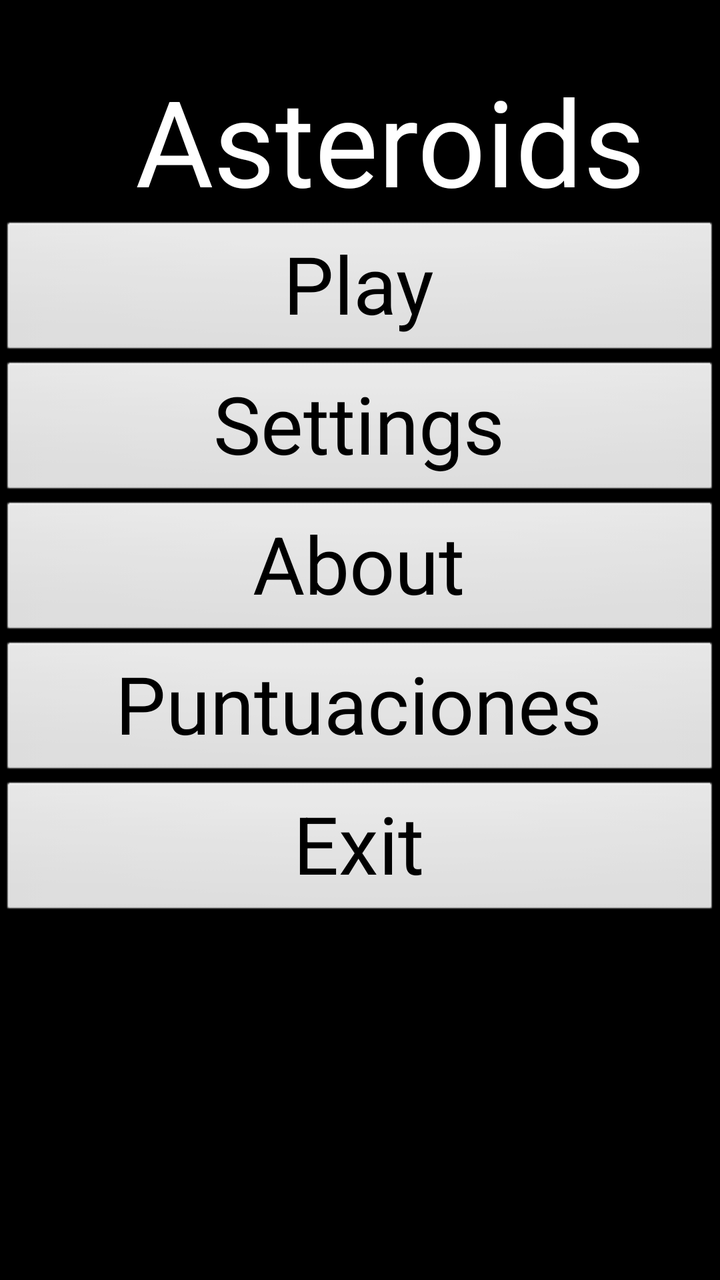
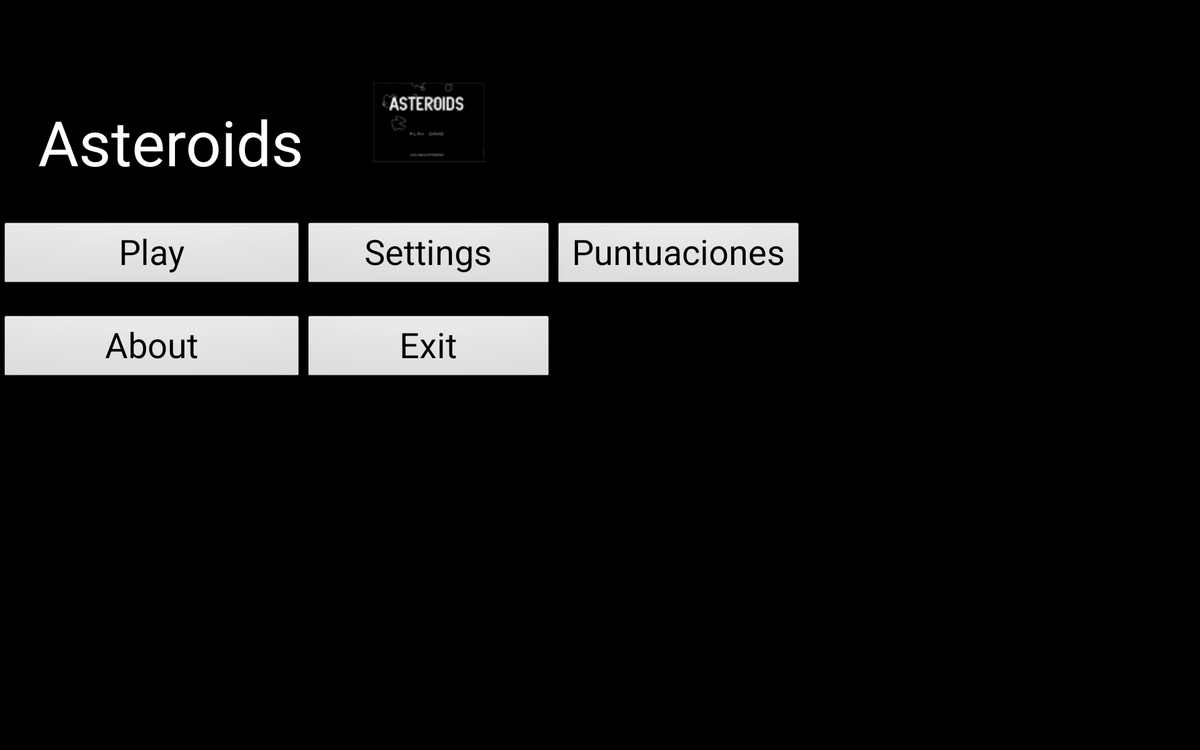

Compare how this app lays out the same screen by default and in its alternative resource folder. The renders come first, then the two layout files and the values they reference.
<!-- AndroidManifest.xml: application theme TemaAsteroides -->
<!-- res/layout/activity_asteroides.xml -->
<LinearLayout xmlns:android="http://schemas.android.com/apk/res/android"
    xmlns:tools="http://schemas.android.com/tools"
    android:id="@+id/LinearLayout1"
    android:layout_width="match_parent"
    android:layout_height="match_parent"
    android:background="#000000"
    android:orientation="vertical"
    tools:context=".Asteroides" >

    <TextView
        style="@style/TextoAsteroides"
        android:paddingLeft="30dp"
        android:text="@string/app_name" />

    <Button
        android:id="@+id/button1"
        style="@style/TextoAsteroides.Botones"
        android:layout_width="match_parent"
        android:layout_height="wrap_content"
        android:layout_gravity="center"
        android:text="@string/jugar"
        android:onClick="lanzarJuego" />

    <Button
        android:id="@+id/button2"
        style="@style/TextoAsteroides.Botones"
        android:layout_width="match_parent"
        android:layout_height="wrap_content"
        android:layout_gravity="center"
        android:text="@string/configurar" 
        android:onClick="lanzarPreferencias"/>

    <Button
        android:id="@+id/button3"
        style="@style/TextoAsteroides.Botones"
        android:layout_width="match_parent"
        android:layout_height="wrap_content"
        android:layout_gravity="center"
        android:onClick="lanzarAcercaDe"
        android:text="@string/acerca_de" />

	<Button
	    android:id="@+id/button4"
	    style="@style/TextoAsteroides.Botones"
	    android:layout_width="match_parent"
	    android:layout_height="wrap_content"
	    android:layout_gravity="center"
	    android:onClick="lanzarPuntuaciones"
	    android:text="@string/highest_scores" />

    <Button
        android:id="@+id/button5"
        style="@style/TextoAsteroides.Botones"
        android:layout_width="match_parent"
        android:layout_height="wrap_content"
        android:layout_gravity="center"
        android:onClick="salir"
        android:text="@string/salir" />

</LinearLayout>
<!-- resources referenced by this layout -->
<resources>
  <string name="acerca_de">About</string>
  <string name="app_name">Asteroids</string>
  <string name="configurar">Settings</string>
  <string name="highest_scores">Puntuaciones</string>
  <string name="jugar">Play</string>
  <string name="salir">Exit</string>
  <style name="TextoAsteroides">
         <item name="android:textAlignment">center</item>
         <item name="android:layout_marginTop">30dp</item>
         <item name="android:layout_width">match_parent</item>
         <item name="android:layout_height">wrap_content</item>
         <item name="android:textColor">#FFFFFF</item>
         <item name="android:textSize">60sp</item>
     </style>
  <style name="TextoAsteroides.Botones" parent="@android:style/TextAppearance.Medium">
       <item name="android:textSize">40sp</item>
       <item name="android:width">200dp</item>
       <item name="android:textColor">#000000</item>
       <item name="android:gravity">center_vertical|center_horizontal</item>
       <item name="android:paddingTop">5sp</item>
     </style>
  <style name="TemaAsteroides" parent="@android:style/Theme.NoTitleBar.Fullscreen">
         
     </style>
</resources>
<!-- res/layout-large-land/activity_asteroides.xml (the repository's variant of the layout above) -->
<!-- drawn on a 7-inch tablet turned sideways -->
<TableLayout xmlns:android="http://schemas.android.com/apk/res/android"
    xmlns:tools="http://schemas.android.com/tools"
    android:id="@+id/TableLayout1"
    android:layout_width="fill_parent"
    android:layout_height="fill_parent"
    android:background="#000000"
    tools:context=".Asteroides" >

    <TableRow
        android:id="@+id/tableRow1"
        android:layout_width="match_parent"
        android:layout_height="wrap_content"
        android:paddingTop="50dp" >

        <TextView
            style="@style/TextoAsteroides"
            android:paddingLeft="30dp"
            android:text="@string/app_name"
            android:textSize="50sp" />

        <ImageView
            android:id="@+id/imageView1"
            android:layout_width="wrap_content"
            android:layout_height="match_parent"
            android:src="@drawable/ic_launcher" />

    </TableRow>

    <TableRow
        android:id="@+id/tableRow2"
        android:layout_width="match_parent"
        android:layout_height="wrap_content"
        android:layout_gravity="center_vertical"
        android:paddingTop="30dp" >

        <Button
            android:id="@+id/button1"
            style="@style/TextoAsteroides.BotonesHorizontal"
            android:layout_width="wrap_content"
            android:layout_height="wrap_content"
            android:text="@string/jugar" />

        <Button
            android:id="@+id/button2"
            style="@style/TextoAsteroides.BotonesHorizontal"
            android:layout_width="match_parent"
            android:layout_height="wrap_content"
            android:layout_gravity="center"
            android:onClick="lanzarPreferencias"
            android:text="@string/configurar" />

        <Button
            android:id="@+id/button4"
            style="@style/TextoAsteroides.BotonesHorizontal"
            android:layout_width="match_parent"
            android:layout_height="wrap_content"
            android:onClick="lanzarPuntuaciones"
            android:text="@string/highest_scores" />

    </TableRow>

    <TableRow
        android:id="@+id/tableRow4"
        android:layout_width="match_parent"
        android:layout_height="wrap_content"
        android:paddingTop="20dp" >

        <Button
            android:id="@+id/button3"
            style="@style/TextoAsteroides.BotonesHorizontal"
            android:layout_width="wrap_content"
            android:layout_height="wrap_content"
            android:onClick="lanzarAcercaDe"
            android:text="@string/acerca_de" />

        <Button
            android:id="@+id/button5"
            style="@style/TextoAsteroides.BotonesHorizontal"
            android:layout_width="match_parent"
            android:layout_height="match_parent"
            android:layout_gravity="center"
            android:onClick="salir"
            android:text="@string/salir" />

    </TableRow>

</TableLayout>
<!-- resources referenced by the variant -->
<!-- as a 7-inch tablet turned sideways resolves them -->
<resources>
  <!-- drawable ic_launcher: png bitmap (drawable-hdpi, 2035 bytes) -->
  <string name="acerca_de">About</string>
  <string name="app_name">Asteroids</string>
  <string name="configurar">Settings</string>
  <string name="highest_scores">Puntuaciones</string>
  <string name="jugar">Play</string>
  <string name="salir">Exit</string>
  <style name="TextoAsteroides">
         <item name="android:textAlignment">center</item>
         <item name="android:layout_marginTop">30dp</item>
         <item name="android:layout_width">match_parent</item>
         <item name="android:layout_height">wrap_content</item>
         <item name="android:textColor">#FFFFFF</item>
         <item name="android:textSize">60sp</item>
     </style>
  <style name="TextoAsteroides.BotonesHorizontal" parent="@android:style/TextAppearance.Medium">
       <item name="android:textSize">28sp</item>
       <item name="android:width">200dp</item>
       <item name="android:textColor">#000000</item>
       <item name="android:gravity">center_vertical|center_horizontal</item>
       <item name="android:paddingTop">5sp</item>
     </style>
  <style name="TemaAsteroides" parent="@android:style/Theme.NoTitleBar.Fullscreen">
         
     </style>
</resources>
